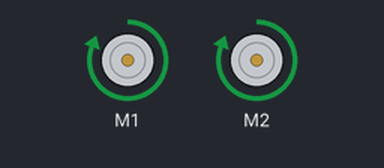
Bench run of a sketch on a simulated Arduino Uno, built for the host (arithmetic inside an expression is 32-bit, double 64-bit). Parts: 2 × DC motor (green arrow = forward, orange = backward, longer = faster).

Above: at 3.5 s.
At 7.3 s:
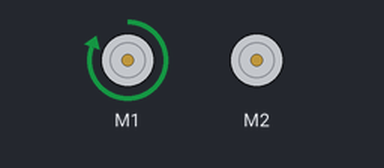
At 12.9 s:
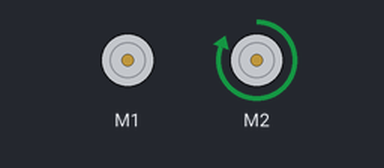
Timing chart, 0 to 17.1 s (numbered marks = the images above):
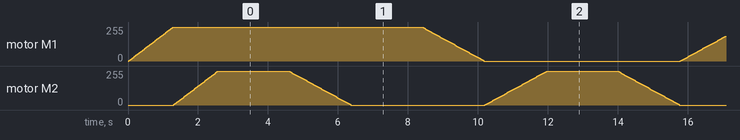

The sketch:

motor_test.ino
```cpp
#include <SabertoothSimplified.h>

SabertoothSimplified ST;

//all stop cmd
int stop = 0;
int currentL = 0;
int currentR = 0;
void accelerate(char side, int len, int maxspd);  //always use this and decelerate to avoid sudden stops which would harm the gears
void decelerate(char side, int len);

void setup()
{
  Serial.begin(9600);  //don't actually use this unless you unplug the pin from pin 1, as it could lead to weird results
   SabertoothTXPinSerial.begin(9600);  //and this is why, because it also uses pin 1 to output motor commands
   ST.motor(1, stop);  //halts motor 1 just to make sure
   ST.motor(2, stop);  //halts motor 2
   accelerate('L', 6, 128);  //immediately accelerates motors.  Left stays on the entire time pretty much
   accelerate('R', 6, 128);
}

void loop()
{
  //stop
  accelerate('R',10, 128);
  delay(2000);
  decelerate('R', 10);
  accelerate('L', 10, 128);
  delay(2000);
  decelerate('L', 10);

}

void accelerate(char side, int len, int maxspd){  //function for accelerating motors.
  if(side=='L'){
     for(int i = currentL; i < maxspd; i +=1){
       ST.motor(1, i);
       currentL = i;
       delay(len);
     }
   }
   if(side=='R'){
     for(int i = currentR; i < maxspd; i +=1){
       ST.motor(2, i);
       currentR = i;
       delay(len);
     }
   }
}

void decelerate(char side, int len){  //function for slowing down motors
  if(side=='L'){
     for(int i = currentL; i >= 0; i -=1){
       ST.motor(1, i);
       currentL = i;
       delay(len);
     }
   }
   if(side=='R'){
     for(int i = currentR; i >= 0; i -=1){
       ST.motor(2, i);
       currentR = i;
       delay(len);
     }
   }
}
```
